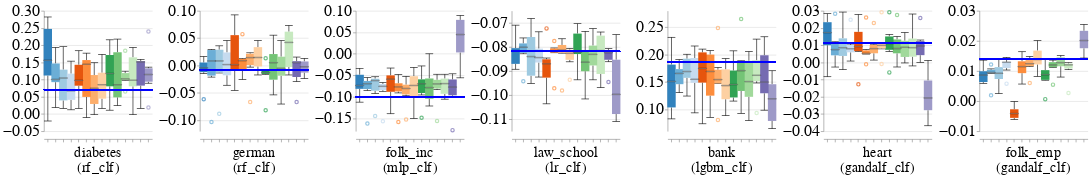

The cell this chart's notebook holds for it:
### Markdown cell above
### Disparity Metrics

### Code cell
create_bar_charts_for_diff_imputers_and_datasets(train_injection_scenario='MNAR3',
                                                test_injection_scenario='MNAR3',
                                                dataset_to_group=DATASETS_SENSITIVE_ATTRS,
                                                metric_name='Equalized_Odds_TPR',
                                                db_client=db_client)

### Figure 1 — Vega-Lite specification as saved in the notebook (floating-point values rounded to 4 significant figures; data arrays with more than 128 entries replaced by an {"elided": "..."} marker saying what was removed)
{"config": {"view": {"continuousWidth": 400, "continuousHeight": 300, "stroke": null}, "axis": {"labelFontSize": 26, "labelFontWeight": "normal", "titleFontSize": 28, "titleFontWeight": "normal"}, "facet": {"spacing": 10}, "header": {"labelFontSize": 24, "labelOrient": "bottom", "labelPadding": 5, "titleFontSize": 28}, "legend": {"columns": 4, "direction": "horizontal", "labelFontSize": 32, "labelLimit": 400, "orient": "top", "symbolOffset": 140, "symbolStrokeWidth": 10, "titleAnchor": "middle", "titleFontSize": 34, "titleLimit": 300}, "title": {"fontSize": 28}}, "data": {"name": "data-350cffb068a365459d7ccb9daaca55d8"}, "facet": {"column": {"field": "Dataset_Name_With_Model_Name", "sort": {"field": "Dataset_Sequence_Number", "order": "ascending"}, "title": null, "type": "nominal"}}, "spec": {"layer": [{"mark": {"type": "boxplot", "median": {"stroke": "black", "strokeWidth": 0.7}, "ticks": true}, "encoding": {"color": {"field": "Null_Imputer_Name", "legend": null, "scale": {"scheme": "category20c"}, "sort": ["deletion", "median-mode", "median-dummy", "miss_forest", "k_means_clustering", "datawig", "automl", "nomi", "tdm", "gain", "edit_gain", "notmiwae", "mnar_pvae", "boost_clean"], "title": null, "type": "nominal"}, "x": {"axis": {"labels": false}, "field": "Null_Imputer_Name", "sort": ["deletion", "median-mode", "median-dummy", "miss_forest", "k_means_clustering", "datawig", "automl", "nomi", "tdm", "gain", "edit_gain", "notmiwae", "mnar_pvae", "boost_clean"], "title": null, "type": "nominal"}, "y": {"field": "Metric_Value", "scale": {"zero": false}, "title": null, "type": "quantitative"}}}, {"mark": "rule", "encoding": {"color": {"value": "blue"}, "size": {"value": 2}, "y": {"field": "Baseline_Median", "type": "quantitative"}}}], "height": 200, "width": 180}, "resolve": {"scale": {"y": "independent"}}, "$schema": "https://vega.github.io/schema/vega-lite/v4.17.0.json", "datasets": {"data-350cffb068a365459d7ccb9daaca55d8": {"elided": "582 records"}}}
